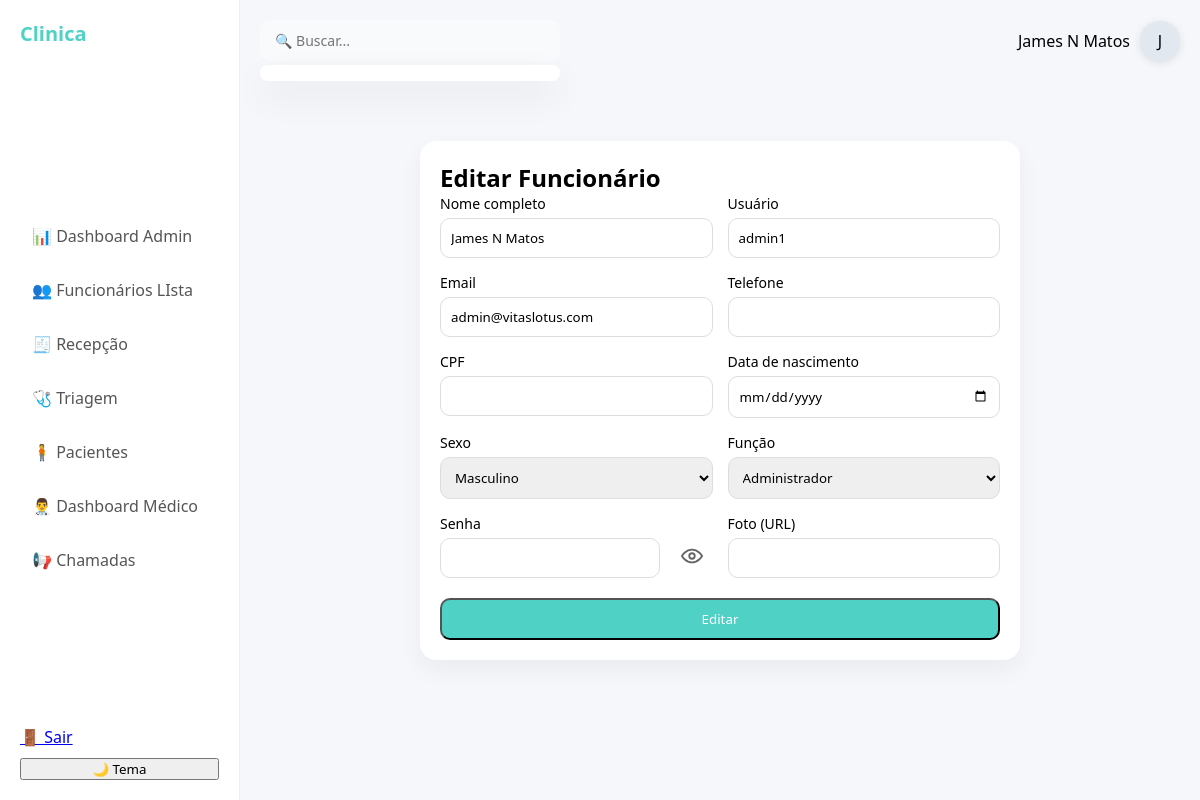
The app's page /funcionario/editar/1 (signed in) with its own data.
### model.py (models this page shows)
class Funcionarios(UserMixin, db1.Model):
    __tablename__ = 'funcionarios'
    id = db1.Column(db1.Integer, primary_key=True)
    nome_completo = db1.Column(db1.String(100), nullable=False)
    usuario = db1.Column(db1.String(70), nullable=False, unique=True)
    funcao = db1.Column(db1.String(30), nullable=False)
    senha = db1.Column(db1.String(200), nullable=False)
    sexo = db1.Column(db1.String(15), nullable=True)
    email = db1.Column(db1.String(120), unique=True, nullable=False)
    data_criacao = db1.Column(db1.DateTime, default=datetime.utcnow)
    cpf = db1.Column(db1.String(14), unique=True, nullable=True)
    telefone = db1.Column(db1.String(20), nullable=True)
    data_nascimento = db1.Column(db1.Date, nullable=True)
    ultimo_login = db1.Column(db1.DateTime, nullable=True)
    ultimo_logout = db1.Column(db1.DateTime)
    online = db1.Column(db1.Boolean, default=False)
    foto = db1.Column(db1.String(200))

### main.py (the view, shortened to what this page needs)
@app.route("/funcionario/editar/<int:id>", methods=["GET", "POST"])
@login_required
def funcionarios_editar(id):
    require_role("administrador")
    func = Funcionarios.query.get_or_404(id)
    form = FuncionarioForm(obj=func)
    return render_template("funcionarios/form.html", form=form, action="Editar")

### main.py (called while the page is built)
@lg.user_loader
def load_user(user_id):
    try:
        return db1.session.get(Funcionarios, int(user_id))
    except Exception:
        return None

def check_role(*roles):
    func = (current_user.funcao or "").strip().lower()
    return func in [r.lower() for r in roles]

def require_role(*roles):
    if not check_role(*roles):
        abort(403)

### templates/funcionarios/Form.html (shortened to what this page needs)
{% extends "base.html" %}
{% block content %}
<div class="form-container">
    <div class="card form-card">
        <h2>{{ action }} Funcionário</h2>
        <form method="post" class="form-custom">
            <div class="form-grid">
                <div class="form-group">
                    <label>Nome completo</label>
                    {{ form.nome_completo(class="input") }}
                </div>
                <div class="form-group">
                    <label>Usuário</label>
                    {{ form.usuario(class="input") }}
                </div>
                <div class="form-group">
                    <label>Email</label>
                    {{ form.email(class="input") }}
                </div>
                <div class="form-group">
                    <label>Telefone</label>
                    {{ form.telefone(class="input") }}
                </div>
                <div class="form-group">
                    <label>CPF</label>
                    {{ form.cpf(class="input") }}
                </div>
                <div class="form-group">
                    <label>Data de nascimento</label>
                    {{ form.data_nascimento(class="input") }}
                </div>
                <div class="form-group">
                    <label>Sexo</label>
                    {{ form.sexo(class="input") }}
                </div>
                <div class="form-group">
                    <label>Função</label>
                    {{ form.funcao(class="input") }}
                </div>
                <div class="form-group">
                    <label>Senha</label>
                    <div class="input-password">
                        {{ form.senha(class="input", id="senha") }}
                        <span class="toggle-password" onclick="toggleSenha(this)">
                            <svg id="eye-open" xmlns="http://www.w3.org/2000/svg" viewBox="0 0 24 24" fill="none" stroke="currentColor">
                              <path stroke-width="2" d="M1 12s4-7 11-7 11 7 11 7-4 7-11 7S1 12 1 12z"/>
                              <circle stroke-width="2" cx="12" cy="12" r="3"/>
                            </svg>
                        </span>
                    </div>
                </div>
                <div class="form-group">
                    <label>Foto (URL)</label>
                    {{ form.foto(class="input") }}
                </div>
            </div>
            <button type="submit" class="btn-primary full">
                {{ action }}
            </button>
        </form>
    </div>
</div>
{% endblock %}

### templates/base.html (shortened to what this page needs)
<!DOCTYPE html>
<html lang="pt-BR">
<head>
    <link rel="stylesheet" href="{{ url_for('static', filename='css/style.css') }}">
</head>
<body>
<div class="app">
    <aside class="sidebar">
        <h2 class="logo">Clinica</h2>
        {% set func = (current_user.funcao or "").strip().lower() %}
        <nav>
            {% if func == "administrador" %}
                <a href="{{ url_for('admin_dashboard') }}">📊 Dashboard Admin</a>
                <a href="{{ url_for('funcionarios_list') }}">👥 Funcionários LIsta</a>
                <a href="{{ url_for('recepcao_list') }}">🧾 Recepção</a>
                <a href="{{ url_for('triagem') }}">🩺 Triagem</a>
                <a href="{{ url_for('dash_pacientes') }}">🧍 Pacientes</a>
                <a href="{{ url_for('dashboard_medico') }}">👨‍⚕️ Dashboard Médico</a>
                <a href="{{ url_for('painel_senha') }}">📢 Chamadas</a>
            {% endif %}
        </nav>
        <div class="sidebar-bottom">
            <a href="{{ url_for('sair') }}">🚪 Sair</a>
            <button onclick="toggleTheme()">🌙 Tema</button>
        </div>
    </aside>
    <main class="main">
        <header class="topbar">
            <div class="search-box">
    <input
        type="text"
        id="buscaGlobal"
        placeholder="🔍 Buscar..."
        class="search"
        autocomplete="off"
    >
    <div id="resultadoBusca" class="resultado-busca"></div>
</div>
            <div class="profile">
                <span>{{ current_user.nome_completo }}</span>
                <div class="avatar">
    {% if current_user.foto %}
        <img src="{{ current_user.foto }}">
    {% else %}
        <span>
            {{ current_user.nome_completo[:1] }}
        </span>
    {% endif %}
</div>
            </div>
        </header>
        <section class="content">
            {% block content %}{% endblock %}
        </section>
    </main>
</div>
</body>
</html>

### static/css/style.css (style rules this page uses)
* { margin: 0; padding: 0; box-sizing: border-box; font-family: 'Segoe UI', sans-serif; }
body { background: #f5f7fb; }
.app { display: flex; }
.sidebar { width: 240px; height: 100vh; background: #ffffff; padding: 20px; display: flex; flex-direction: column; justify-content: space-between; border-right: 1px solid #eee; }
.logo { font-size: 20px; font-weight: bold; margin-bottom: 30px; color: #4fd1c5; }
.sidebar nav a { display: block; padding: 12px; border-radius: 10px; text-decoration: none; color: #555; margin-bottom: 8px; transition: 0.3s; }
.sidebar-bottom { display: flex; flex-direction: column; gap: 10px; }
.main { flex: 1; padding: 20px; }
.topbar { display: flex; justify-content: space-between; align-items: center; margin-bottom: 20px; }
.search { padding: 10px; border-radius: 10px; border: 1px solid #ddd; width: 250px; }
.profile { display: flex; align-items: center; gap: 10px; }
.avatar { width: 35px; height: 35px; border-radius: 50%; background: #4fd1c5; }
.content { display: grid; gap: 20px; }
.card { background: white; padding: 20px; border-radius: 20px; box-shadow: 0 10px 25px rgba(0,0,0,0.05); }
.card { background: white; padding: 20px; border-radius: 20px; box-shadow: 0 10px 25px rgba(0,0,0,0.05); transition: 0.3s; }
.btn-primary { background: #4fd1c5; color: white; padding: 10px 18px; border-radius: 10px; text-decoration: none; font-weight: 500; transition: 0.3s; }
.form-container { display: flex; justify-content: center; align-items: center; margin-top: 40px; }
.form-card { width: 100%; max-width: 600px; padding: 30px; }
.form-grid { display: grid; grid-template-columns: 1fr 1fr; gap: 15px; }
.form-group { display: flex; flex-direction: column; font-size: 14px; }
.input { padding: 10px; border-radius: 10px; border: 1px solid #ddd; margin-top: 5px; transition: 0.3s; }
.input-password { position: relative; }
.input-password span { position: absolute; right: 10px; top: 50%; transform: translateY(-50%); cursor: pointer; }
.full { width: 100%; margin-top: 20px; }
.toggle-password { position: absolute; right: 10px; top: 50%; transform: translateY(-50%); cursor: pointer; display: flex; align-items: center; }
.toggle-password svg { width: 22px; height: 22px; opacity: 0.6; transition: 0.3s; }
.main { display: flex; flex-direction: column; gap: 20px; }
.card { background: white; border-radius: 16px; padding: 20px; box-shadow: 0 10px 25px rgba(0,0,0,0.05); }
.search { padding: 8px 12px; border-radius: 10px; border: 1px solid #ddd; width: 250px; transition: 0.2s; }
.resultado-busca { position: absolute; top: 45px; left: 0; width: 100%; background: rgba(255, 255, 255, 0.85); backdrop-filter: blur(12px); border-radius: 16px; box-shadow: 0 20px 40px rgba(0,0,0,0.15); max-height: 350px; overflow-y: auto; z-index: 999; padding: 8px; }
.search-box { position: relative; width: 300px; }
.search { width: 100%; padding: 10px 14px; border-radius: 10px; border: 1px solid transparent; background: #f8fafc; font-size: 14px; transition: 0.2s; outline: none; box-shadow: none; }
.resultado-busca { position: absolute; top: 110%; left: 0; width: 100%; background: white; border-radius: 12px; box-shadow: 0 15px 35px rgba(0,0,0,0.08); max-height: 300px; overflow-y: auto; z-index: 999; animation: fadeIn 0.2s ease; }
.avatar { width: 40px; height: 40px; border-radius: 50%; overflow: hidden; background: #e2e8f0; display: flex; align-items: center; justify-content: center; box-shadow: 0 2px 8px rgba(0,0,0,0.1); }

### records on screen
Funcionarios: nome_completo "James N Matos", nome_completo "J", usuario "admin1", email "admin@vitaslotus.com", sexo "Masculino", funcao "Administrador"

### other values on screen
{{ action }} "Editar"
